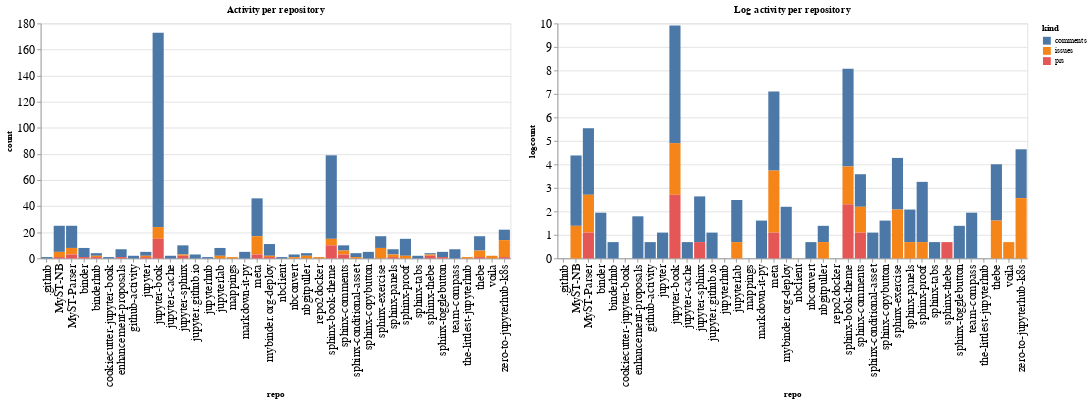

Notebook code cell kept with this figure:
### Code cell
ch1 = alt.Chart(repo_summaries, width=600, title="Activity per repository").mark_bar().encode(
    x='repo',
    y='count',
    color='kind',
    tooltip="kind"
)

ch2 = alt.Chart(repo_summaries, width=600, title="Log activity per repository").mark_bar().encode(
    x='repo',
    y='logcount',
    color='kind',
    tooltip="kind"
)

ch1 | ch2

### Figure 1 — Vega-Lite specification as saved in the notebook (floating-point values rounded to 4 significant figures)
{"config": {"axisLeft": {"labelFontSize": 15}, "axisBottom": {"labelFontSize": 15}}, "hconcat": [{"mark": "bar", "encoding": {"color": {"type": "nominal", "field": "kind"}, "tooltip": {"type": "nominal", "field": "kind"}, "x": {"type": "nominal", "field": "repo"}, "y": {"type": "quantitative", "field": "count"}}, "title": "Activity per repository", "width": 600}, {"mark": "bar", "encoding": {"color": {"type": "nominal", "field": "kind"}, "tooltip": {"type": "nominal", "field": "kind"}, "x": {"type": "nominal", "field": "repo"}, "y": {"type": "quantitative", "field": "logcount"}}, "title": "Log activity per repository", "width": 600}], "data": {"name": "data-7d9cac867fa896e1a476a4d0a14c127a"}, "$schema": "https://vega.github.io/schema/vega-lite/v4.8.1.json", "datasets": {"data-7d9cac867fa896e1a476a4d0a14c127a": [{"repo": ".github", "kind": "comments", "count": 1, "logcount": 0.0}, {"repo": "MyST-NB", "kind": "comments", "count": 20, "logcount": 2.996}, {"repo": "MyST-NB", "kind": "issues", "count": 4, "logcount": 1.386}, {"repo": "MyST-NB", "kind": "prs", "count": 1, "logcount": 0.0}, {"repo": "MyST-Parser", "kind": "comments", "count": 17, "logcount": 2.833}, {"repo": "MyST-Parser", "kind": "issues", "count": 5, "logcount": 1.609}, {"repo": "MyST-Parser", "kind": "prs", "count": 3, "logcount": 1.099}, {"repo": "binder", "kind": "comments", "count": 7, "logcount": 1.946}, {"repo": "binder", "kind": "prs", "count": 1, "logcount": 0.0}, {"repo": "binderhub", "kind": "comments", "count": 2, "logcount": 0.6931}, {"repo": "binderhub", "kind": "issues", "count": 1, "logcount": 0.0}, {"repo": "binderhub", "kind": "prs", "count": 1, "logcount": 0.0}, {"repo": "cookiecutter-jupyter-book", "kind": "comments", "count": 1, "logcount": 0.0}, {"repo": "enhancement-proposals", "kind": "comments", "count": 6, "logcount": 1.792}, {"repo": "enhancement-proposals", "kind": "prs", "count": 1, "logcount": 0.0}, {"repo": "github-activity", "kind": "comments", "count": 2, "logcount": 0.6931}, {"repo": "jupyter", "kind": "comments", "count": 3, "logcount": 1.099}, {"repo": "jupyter", "kind": "issues", "count": 1, "logcount": 0.0}, {"repo": "jupyter", "kind": "prs", "count": 1, "logcount": 0.0}, {"repo": "jupyter-book", "kind": "comments", "count": 149, "logcount": 5.004}, {"repo": "jupyter-book", "kind": "issues", "count": 9, "logcount": 2.197}, {"repo": "jupyter-book", "kind": "prs", "count": 15, "logcount": 2.708}, {"repo": "jupyter-cache", "kind": "comments", "count": 2, "logcount": 0.6931}, {"repo": "jupyter-sphinx", "kind": "comments", "count": 7, "logcount": 1.946}, {"repo": "jupyter-sphinx", "kind": "issues", "count": 1, "logcount": 0.0}, {"repo": "jupyter-sphinx", "kind": "prs", "count": 2, "logcount": 0.6931}, {"repo": "jupyter.github.io", "kind": "comments", "count": 3, "logcount": 1.099}, {"repo": "jupyterhub", "kind": "comments", "count": 1, "logcount": 0.0}, {"repo": "jupyterlab", "kind": "comments", "count": 6, "logcount": 1.792}, {"repo": "jupyterlab", "kind": "issues", "count": 2, "logcount": 0.6931}, {"repo": "mappings", "kind": "issues", "count": 1, "logcount": 0.0}, {"repo": "markdown-it-py", "kind": "comments", "count": 5, "logcount": 1.609}, {"repo": "meta", "kind": "comments", "count": 29, "logcount": 3.367}, {"repo": "meta", "kind": "issues", "count": 14, "logcount": 2.639}, {"repo": "meta", "kind": "prs", "count": 3, "logcount": 1.099}, {"repo": "mybinder.org-deploy", "kind": "comments", "count": 9, "logcount": 2.197}, {"repo": "mybinder.org-deploy", "kind": "issues", "count": 1, "logcount": 0.0}, {"repo": "mybinder.org-deploy", "kind": "prs", "count": 1, "logcount": 0.0}, {"repo": "nbclient", "kind": "comments", "count": 1, "logcount": 0.0}, {"repo": "nbconvert", "kind": "comments", "count": 2, "logcount": 0.6931}, {"repo": "nbconvert", "kind": "issues", "count": 1, "logcount": 0.0}, {"repo": "nbgitpuller", "kind": "comments", "count": 2, "logcount": 0.6931}, {"repo": "nbgitpuller", "kind": "issues", "count": 2, "logcount": 0.6931}, {"repo": "repo2docker", "kind": "issues", "count": 1, "logcount": 0.0}, {"repo": "sphinx-book-theme", "kind": "comments", "count": 64, "logcount": 4.159}, {"repo": "sphinx-book-theme", "kind": "issues", "count": 5, "logcount": 1.609}, {"repo": "sphinx-book-theme", "kind": "prs", "count": 10, "logcount": 2.303}, {"repo": "sphinx-comments", "kind": "comments", "count": 4, "logcount": 1.386}, {"repo": "sphinx-comments", "kind": "issues", "count": 3, "logcount": 1.099}, {"repo": "sphinx-comments", "kind": "prs", "count": 3, "logcount": 1.099}, {"repo": "sphinx-conditional-asset", "kind": "comments", "count": 3, "logcount": 1.099}, {"repo": "sphinx-conditional-asset", "kind": "issues", "count": 1, "logcount": 0.0}, {"repo": "sphinx-copybutton", "kind": "comments", "count": 5, "logcount": 1.609}, {"repo": "sphinx-exercise", "kind": "comments", "count": 9, "logcount": 2.197}, {"repo": "sphinx-exercise", "kind": "issues", "count": 8, "logcount": 2.079}, {"repo": "sphinx-panels", "kind": "comments", "count": 4, "logcount": 1.386}, {"repo": "sphinx-panels", "kind": "issues", "count": 2, "logcount": 0.6931}, {"repo": "sphinx-panels", "kind": "prs", "count": 1, "logcount": 0.0}, {"repo": "sphinx-proof", "kind": "comments", "count": 13, "logcount": 2.565}, {"repo": "sphinx-proof", "kind": "issues", "count": 2, "logcount": 0.6931}, {"repo": "sphinx-tabs", "kind": "comments", "count": 2, "logcount": 0.6931}, {"repo": "sphinx-thebe", "kind": "comments", "count": 1, "logcount": 0.0}, {"repo": "sphinx-thebe", "kind": "issues", "count": 1, "logcount": 0.0}, {"repo": "sphinx-thebe", "kind": "prs", "count": 2, "logcount": 0.6931}, {"repo": "sphinx-togglebutton", "kind": "comments", "count": 4, "logcount": 1.386}, {"repo": "sphinx-togglebutton", "kind": "prs", "count": 1, "logcount": 0.0}, {"repo": "team-compass", "kind": "comments", "count": 7, "logcount": 1.946}, {"repo": "the-littlest-jupyterhub", "kind": "issues", "count": 1, "logcount": 0.0}, {"repo": "thebe", "kind": "comments", "count": 11, "logcount": 2.398}, {"repo": "thebe", "kind": "issues", "count": 5, "logcount": 1.609}, {"repo": "thebe", "kind": "prs", "count": 1, "logcount": 0.0}, {"repo": "voila", "kind": "issues", "count": 2, "logcount": 0.6931}, {"repo": "zero-to-jupyterhub-k8s", "kind": "comments", "count": 8, "logcount": 2.079}, {"repo": "zero-to-jupyterhub-k8s", "kind": "issues", "count": 13, "logcount": 2.565}, {"repo": "zero-to-jupyterhub-k8s", "kind": "prs", "count": 1, "logcount": 0.0}]}}
